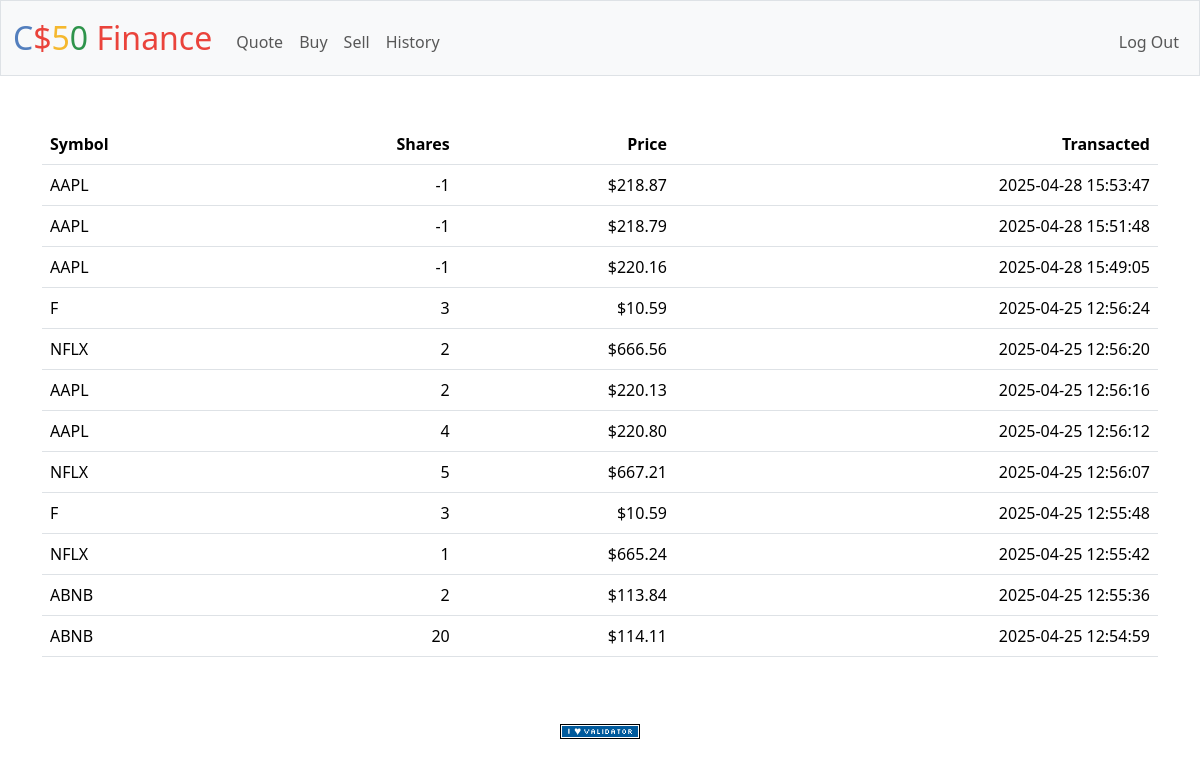
The app's page /history (signed in) with its own data.
### tables this page shows
CREATE TABLE "transactions" (
  id INTEGER PRIMARY KEY AUTOINCREMENT,
  user_id INTEGER NOT NULL,
  symbol TEXT NOT NULL,
  shares INTEGER NOT NULL,
  price NUMERIC NOT NULL,
  timestamp DATETIME DEFAULT CURRENT_TIMESTAMP,
  FOREIGN KEY (user_id) REFERENCES users(id)
);

### app.py (the view)
@app.route("/history")
@login_required
def history():
    with engine.connect() as conn:
        result = (
            conn.execute(
                text(
                    """
                SELECT symbol, shares, price, timestamp
                FROM transactions
                WHERE user_id = :user_id
                ORDER BY timestamp DESC
                """
                ),
                {"user_id": session["user_id"]},
            )
            .mappings()
            .all()
        )
    transactions = []
    for tx in result:
        tx_dict = dict(tx)
        tx_dict["price"] = usd(tx_dict["price"])
        transactions.append(tx_dict)
    return render_template("history.html", transactions=transactions)

### app.py (called while the page is built)
@app.after_request
def after_request(response):
    response.headers["Cache-Control"] = "no-cache, no-store, must-revalidate"
    response.headers["Expires"] = 0
    response.headers["Pragma"] = "no-cache"
    return response

### helpers.py (called while the page is built)
def login_required(f):
    @wraps(f)
    def decorated_function(*args, **kwargs):
        if session.get("user_id") is None:
            return redirect("/login")
        return f(*args, **kwargs)
    return decorated_function

def usd(value):
    return f"${value:,.2f}"

### templates/history.html (shortened to what this page needs)
{% extends "layout.html" %}
{% block main %}
<table class="table">
    <thead>
        <tr>
            <th class="text-start">Symbol</th>
            <th class="text-end">Shares</th>
            <th class="text-end">Price</th>
            <th class="text-end">Transacted</th>
        </tr>
    </thead>
    <tbody>
        {% for tx in transactions %}
            <tr>
                <td class="text-start">{{ tx.symbol }}</td>
                <td class="text-end">{{ tx.shares }}</td>
                <td class="text-end">{{ tx.price }}</td>
                <td class="text-end">{{ tx.timestamp }}</td>
            </tr>
        {% endfor %}
    </tbody>
</table>
{% endblock %}

### templates/layout.html (shortened to what this page needs)
<!DOCTYPE html>
<html lang="en">
    <head>
        <link href="https://cdn.jsdelivr.net/npm/bootstrap@5.3.3/dist/css/bootstrap.min.css" rel="stylesheet">
        <link href="/static/styles.css" rel="stylesheet">
    </head>
    <body>
        <nav class="bg-light border navbar navbar-expand-md navbar-light">
            <div class="container-fluid">
                <a class="navbar-brand" href="/"><span class="blue">C</span><span class="red">$</span><span class="yellow">5</span><span class="green">0</span> <span class="red">Finance</span></a>
                <div class="collapse navbar-collapse" id="navbar">
                    {% if session["user_id"] %}
                        <ul class="navbar-nav me-auto mt-2">
                            <li class="nav-item"><a class="nav-link" href="/quote">Quote</a></li>
                            <li class="nav-item"><a class="nav-link" href="/buy">Buy</a></li>
                            <li class="nav-item"><a class="nav-link" href="/sell">Sell</a></li>
                            <li class="nav-item"><a class="nav-link" href="/history">History</a></li>
                        </ul>
                        <ul class="navbar-nav ms-auto mt-2">
                            <li class="nav-item"><a class="nav-link" href="/logout">Log Out</a></li>
                        </ul>
                    {% else %}
                        <ul class="navbar-nav ms-auto mt-2">
                            <li class="nav-item"><a class="nav-link" href="/register">Register</a></li>
                            <li class="nav-item"><a class="nav-link" href="/login">Log In</a></li>
                        </ul>
                    {% endif %}
                </div>
            </div>
        </nav>
        <main class="container py-5 text-center">
            {% block main %}{% endblock %}
        </main>
        <footer class="mb-5">
            <form action="https://validator.w3.org/check" class="text-center" enctype="multipart/form-data" method="post" target="_blank">
                <input alt="Validate" src="/static/I_heart_validator.png" type="image">
            </form>
        </footer>
    </body>
</html>

### static/styles.css (style rules this page uses)
nav .navbar-brand { font-size: xx-large; }
nav .navbar-brand .blue { color: #537fbe; }
nav .navbar-brand .red { color: #ea433b; }
nav .navbar-brand .yellow { color: #f5b82e; }
nav .navbar-brand .green { color: #2e944b; }

### records on screen
transactions: symbol "AAPL", shares "-1", price "$218.87", timestamp "2025-04-28 15:53:47"
transactions: symbol "AAPL", shares "-1", price "$218.79", timestamp "2025-04-28 15:51:48"
transactions: symbol "AAPL", shares "-1", price "$220.16", timestamp "2025-04-28 15:49:05"
transactions: symbol "F", shares "3", price "$10.59", timestamp "2025-04-25 12:56:24"
transactions: symbol "NFLX", shares "2", price "$666.56", timestamp "2025-04-25 12:56:20"
transactions: symbol "AAPL", shares "2", price "$220.13", timestamp "2025-04-25 12:56:16"
transactions: symbol "AAPL", shares "4", price "$220.80", timestamp "2025-04-25 12:56:12"
transactions: symbol "NFLX", shares "5", price "$667.21", timestamp "2025-04-25 12:56:07"
transactions: symbol "F", shares "3", price "$10.59", timestamp "2025-04-25 12:55:48"
transactions: symbol "NFLX", shares "1", price "$665.24", timestamp "2025-04-25 12:55:42"
transactions: symbol "ABNB", shares "2", price "$113.84", timestamp "2025-04-25 12:55:36"
transactions: symbol "ABNB", shares "20", price "$114.11", timestamp "2025-04-25 12:54:59"
